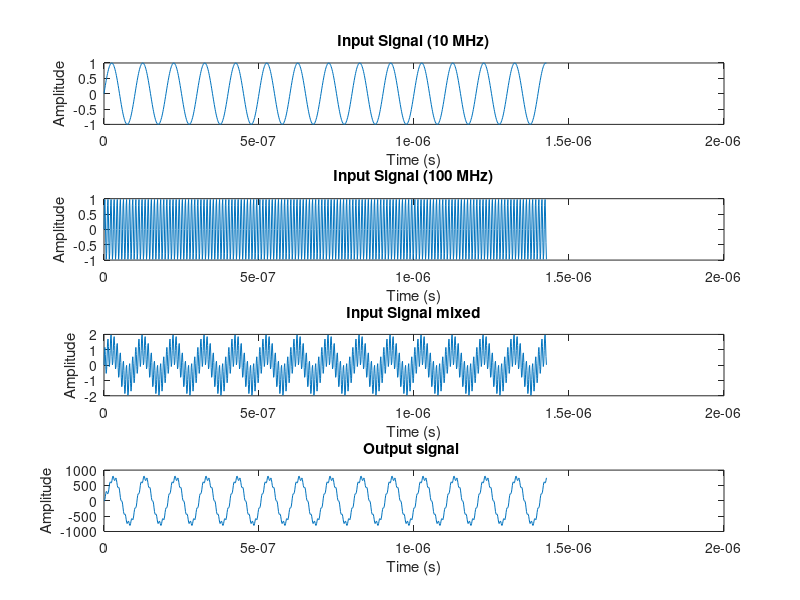

Recreate this plot in MATLAB.
clc;
close all;
clear all;

% Parameters
DataRate = 20e6;     % Data Rate (Hz)
SampleRate = 700e6;  % Sample Rate (Hz)
Platform = 'VC707';  % Platform

% Calculate normalized frequencies
Wp_norm = 2 * DataRate / SampleRate;

% Filter order calculation
Ap = 0.05;       % Passband Ripple (dB)
Aa = 40;         % Stopband Attenuation (dB)

delta_p = (10^(Ap/20) - 1) / (10^(Ap/20) + 1);
delta_a = 10^(-Aa/20);
A = -20*log10(min(delta_p, delta_a));

if A <= 21
    alpha = 0;
elseif A > 21 && A <= 50
    alpha = 0.5842*(A-21)^0.4 + 0.07886*(A-21);
else
    alpha = 0.1102*(A-8.7);
end

N = ceil((A-8) / (2.285 * Wp_norm));
if mod(N, 2) == 0
    N = N + 1;    % Ensure odd filter order
end

% Filter design
%h = fir1(N, Wp_norm, 'low', kaiser(N+1, alpha));
%h = [116, 121, 124, 126, 127, 127, 126, 124, 121, 116];
%h=[7 	,5 ,	1  ,   0 ,	9	,36   , 76   ,112  , 127  , 112,	76,	36 	,9 	,0   ,  1 ,	5, 	7]
% h=[0.0100 ,   0.0400   , 0.0900    ,0.1600  ,  0.2000  ,  0.2000 ,   0.1600    ,0.0900  ,  0.0400   , 0.0100]

%h = [6,0, 13,67,127,127,67,13,0,6];
h=[0    ,49   , 87   ,114   ,127   ,127  , 114   , 87  ,  49     ,0]

% Display coefficient values
disp("Filter Coefficients:");
disp(h);
disp("Rounded off coefficient values to two decimal places");

precision = 10; 
rounded_coefficients = round(h * precision) / precision;

disp(rounded_coefficients);

% Quantize non-zero coefficients
non_zero_indices = rounded_coefficients ~= 0;
non_zero_values = rounded_coefficients(non_zero_indices);

% Display the non-zero values
disp('Non-zero coefficient values:');
disp(non_zero_values);



% Quantize non-zero coefficients to two decimal places
quantized_values = round(non_zero_values * 100) / 100;

% Display quantized coefficient values
disp('Quantized coefficient values:');
disp(quantized_values);







% Count the number of non-zero coefficients
non_zero_count = nnz(rounded_coefficients);
fprintf('Number of non-zero coefficient values: %d\n', non_zero_count);

% Time domain response
num_samples = 1000;  % Number of samples for time domain response

% Generate time vector
t = (0:num_samples-1) / SampleRate;

% Generate input signals
input_signal = randn(1, num_samples);  % Random noise signal
signal_10MHz = sin(2*pi*10e6*t);  % 10 MHz sinusoidal signal
signal_100MHz = sin(2*pi*100e6*t);  % 100 MHz sinusoidal signal

% Mix input signals
mixed_signal =  signal_10MHz + signal_100MHz;

% Apply filter to mixed signal
output_signal = filter(h, 1, mixed_signal);

% Plot input signals
figure;


subplot(4,1,1);
plot(t, signal_10MHz);
xlabel('Time (s)');
ylabel('Amplitude');
title('Input Signal (10 MHz)');

subplot(4,1,2);
plot(t, signal_100MHz);
xlabel('Time (s)');
ylabel('Amplitude');
title('Input Signal (100 MHz)');

subplot(4,1,3);
plot(t, mixed_signal);
xlabel('Time (s)');
ylabel('Amplitude');
title('Input Signal mixed');

subplot(4,1,4);
plot(t, output_signal);
xlabel('Time (s)');
ylabel('Amplitude');
title('Output signal ');

